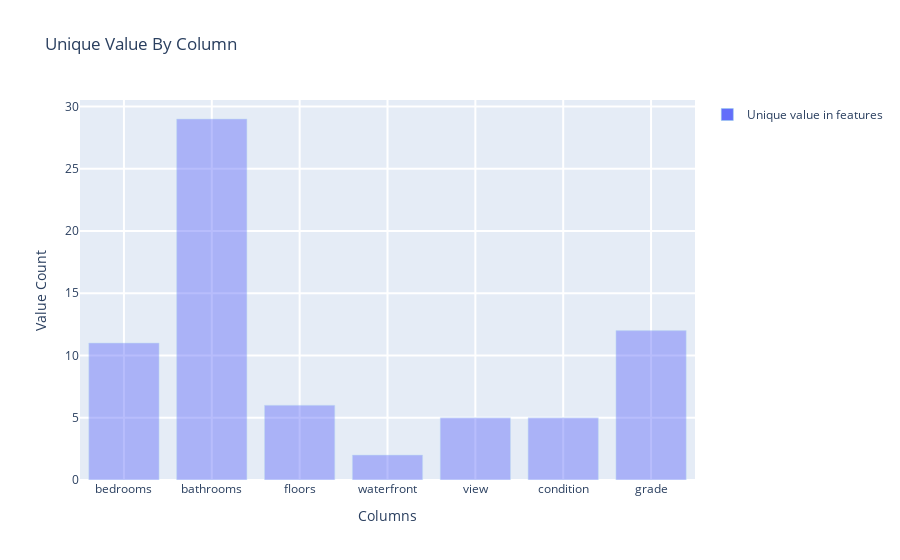

Source (notebook cell):
### Markdown cell above
#### 1.2 유니크한 갯수 확인

### Code cell
### 유니크 갯수 계산
from plotly import tools
import plotly.offline as py
py.init_notebook_mode(connected=True)
import plotly.graph_objs as go

from sklearn import model_selection, preprocessing, metrics, ensemble, naive_bayes, linear_model
from sklearn.feature_extraction.text import TfidfVectorizer, CountVectorizer
from sklearn.decomposition import TruncatedSVD

pd.options.mode.chained_assignment = None
pd.options.display.max_columns = 999

import plotly.graph_objs as go

import time
import random

def generate_color():
    color = '#{:02x}{:02x}{:02x}'.format(*map(lambda x: random.randint(0, 255), range(3)))
    return color

train_unique = []
columns = ['bedrooms','bathrooms','floors','waterfront','view','condition','grade']

for i in columns:
    train_unique.append(len(df_train[i].unique()))
unique_train = pd.DataFrame()
unique_train['Columns'] = columns
unique_train['Unique_value'] = train_unique

data = [
    go.Bar(
        x = unique_train['Columns'],
        y = unique_train['Unique_value'],
        name = 'Unique value in features',
        textfont=dict(size=20),
        marker=dict(
        line=dict(
            color= generate_color(),
            #width= 2,
        ), opacity = 0.45
    )
    ),
    ]
layout= go.Layout(
        title= "Unique Value By Column",
        xaxis= dict(title='Columns', ticklen=5, zeroline=False, gridwidth=2),
        yaxis= dict(title='Value Count', ticklen=5, gridwidth=2),
        showlegend=True
    )
fig = go.Figure(data=data, layout=layout)
py.iplot(fig, filename='skin')

### Figure 1 — Plotly figure (JSON) as saved in the notebook; plotly's stock layout.template omitted (floating-point values rounded to 4 significant figures)
{"data": [{"marker": {"line": {"color": "#93caeb"}, "opacity": 0.45}, "name": "Unique value in features", "textfont": {"size": 20}, "type": "bar", "x": ["bedrooms", "bathrooms", "floors", "waterfront", "view", "condition", "grade"], "y": [11, 29, 6, 2, 5, 5, 12]}], "layout": {"showlegend": true, "title": {"text": "Unique Value By Column"}, "xaxis": {"gridwidth": 2, "ticklen": 5, "title": {"text": "Columns"}, "zeroline": false}, "yaxis": {"gridwidth": 2, "ticklen": 5, "title": {"text": "Value Count"}}}}
